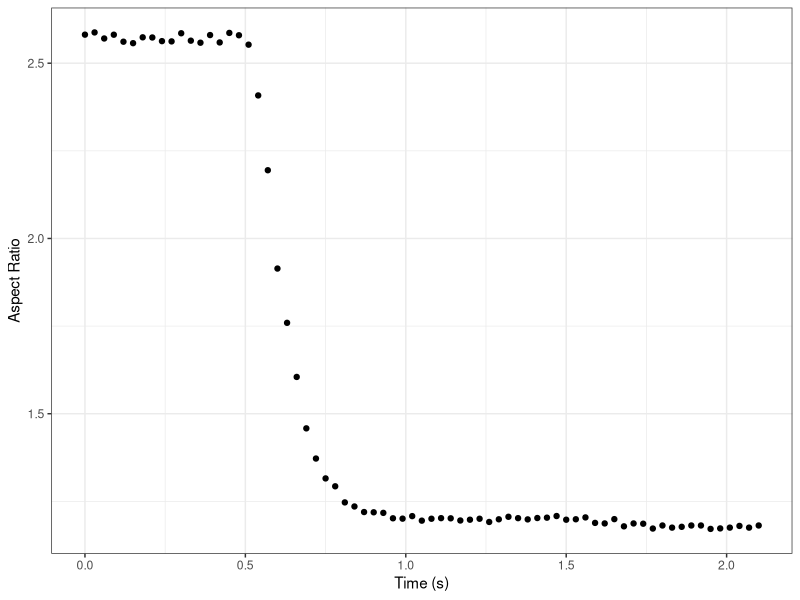
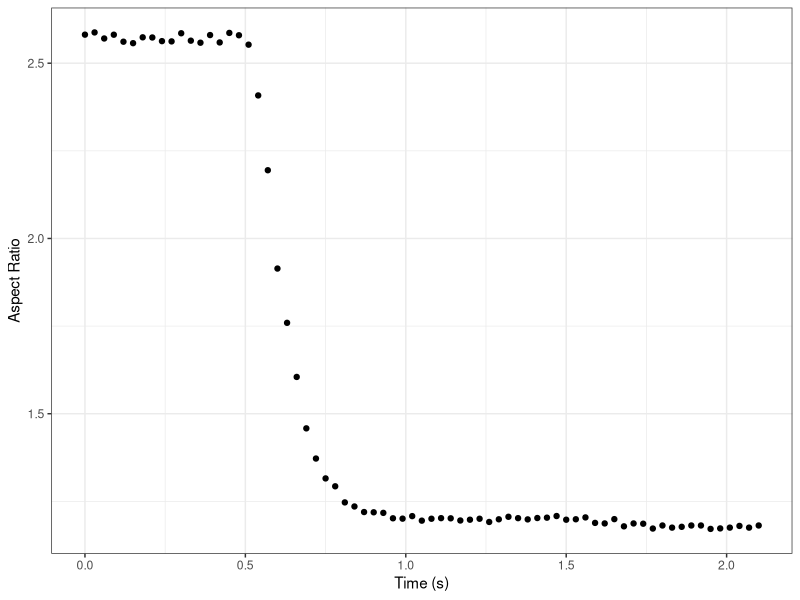
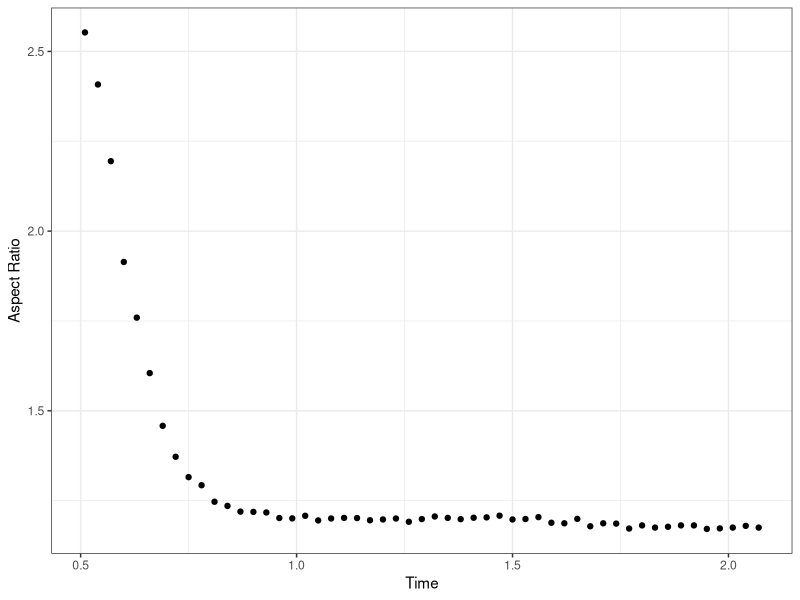
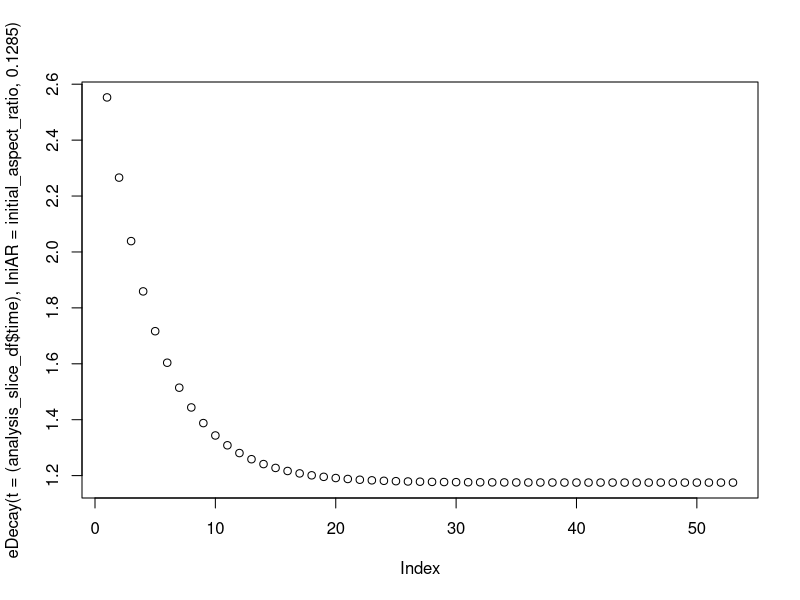
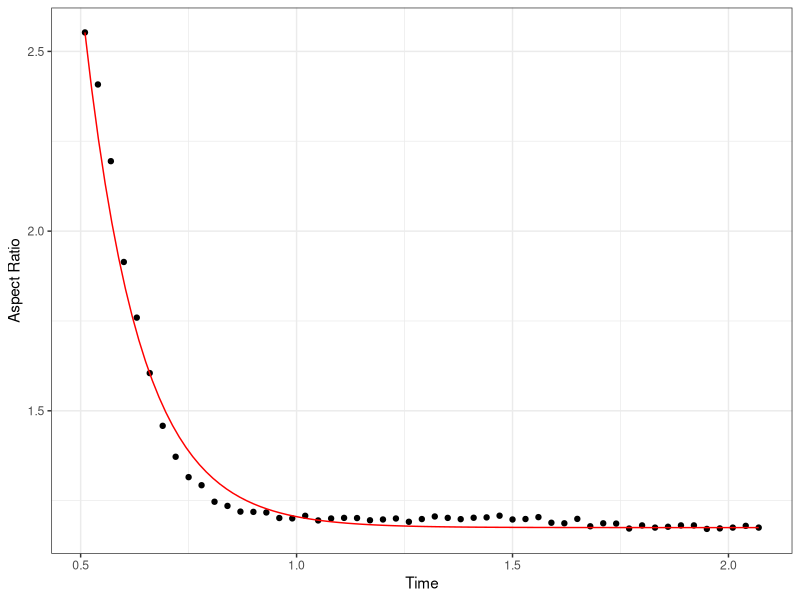

The R script that drew these images, in order:
# Visualizing droplet coalescence data for liquid-liquid phase separation
# Xavier Castellanos-Girouard, Rini Ravindran Patel
# August 18 2022


# Import libraries
library(dplyr)
library(tidyr)
library(ggplot2)




# Import values
aspect_ratio_raw <- read.csv(file = "aspect_ratio_values.csv", header = FALSE)
major_axis_raw <- read.csv(file = "axis_major_values.csv", header = FALSE)


# Make dataframe from values in pertinent range
aspect_ratio <- data.frame(values = as.numeric(aspect_ratio_raw[1,20:90]))

# Creating time points
timepoints <- seq(0, (nrow(aspect_ratio)-1)*0.03, by = 0.03)

# Adding time points to dataframe
aspect_ratio$time = timepoints
aspect_ratio$major_axis = as.numeric(major_axis_raw[1,20:90])


# Make the plot
plot <- ggplot(data = aspect_ratio,
         mapping = aes(x= time,
                       y= values)) +
  geom_point() +
  theme_bw() +
  xlab("Time (s)") +
  ylab("Aspect Ratio")

dev.new()
plot

pdf("Figure5C_panel1.pdf") 
plot
dev.off()

#### Fitting curve ####


# Keep only the points in the decay curve
time_slice_start = 18
#which(aspect_ratio$time == 0.66)

time_slice_end = 70
#which(aspect_ratio$time == 1.32)

print(paste("Curve Start:", time_slice_start, " | ", "Curve End:", time_slice_end))

# Take the points slice:
analysis_slice_df = aspect_ratio[c(time_slice_start:time_slice_end),]


# plot the slice

# Make the plot
plot <- ggplot() +
  geom_point(data = analysis_slice_df,
             mapping = aes(x= time,
                           y= values)) +
  theme_bw() +
  xlab("Time") +
  ylab("Aspect Ratio")

dev.new()
plot

## Defining the decay curve

# Plot the linear decay slope
initial_aspect_ratio = aspect_ratio$values[time_slice_start] # initial AR
ini_t = aspect_ratio$time[time_slice_start] # Initial time start of decay
final_AR = aspect_ratio$value[time_slice_end] # Final AR

e_num = exp(1) # Eulers number

# Decay Function
eDecay <- function(t, IniAR,tau){final_AR+(IniAR-final_AR)*(e_num**(-(t-ini_t)/tau))}

# Plot decay functio
plot(eDecay(t = (analysis_slice_df$time), IniAR = initial_aspect_ratio, 0.1285))



# Make model to find fit tau
fit_model1 <- 
  nls(values ~ eDecay(time, initial_aspect_ratio, tau), 
      data = analysis_slice_df, 
      start = list(tau = 0.1285)) # 0.1285

print(fit_model1) # 0.1285


# Plot model and experimental data
plot2 <- ggplot() +
  geom_point(data = analysis_slice_df,
             mapping = aes(x= time,
                           y= values)) +
  geom_function(fun = eDecay,
                args = list(IniAR = initial_aspect_ratio,
                            tau = 0.1285),
                color = "red") +
  theme_bw() +
  xlab("Time") +
  ylab("Aspect Ratio")

pdf("Figure5C_panel2.pdf")
plot2
dev.off()